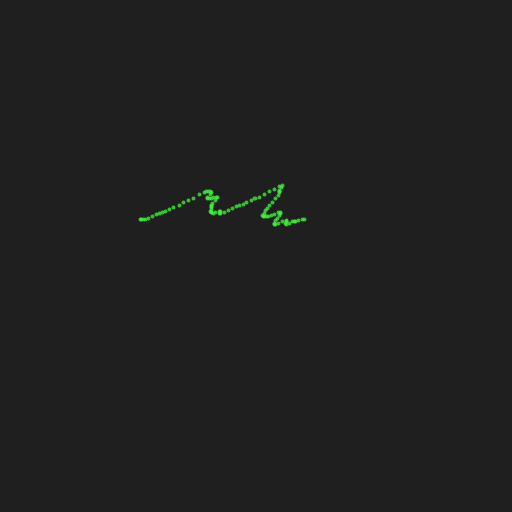
Frame 1 (no input)
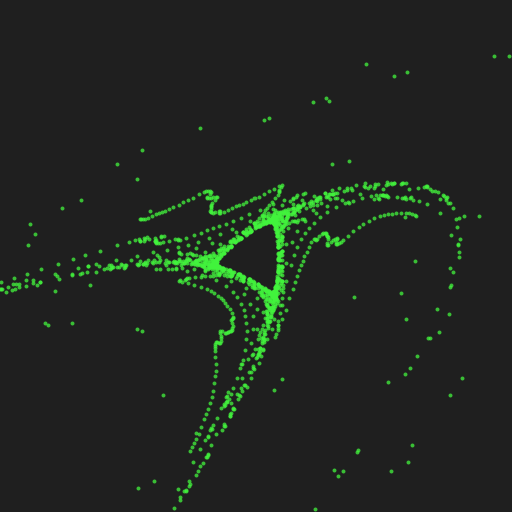
Frame 60 (the mouse pressed at the canvas centre just before this capture)
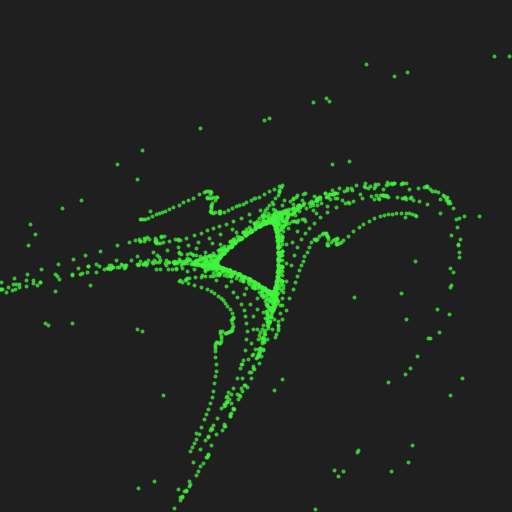
Frame 120 (the mouse held since frame 60 and released just before this capture)

The Processing sketch that drew these frames (run headless with seeded random() and noise(); from frame 60 on, the mouse is pressed at the canvas centre):

// Processing sketch: ANI2012A20_Henon
// ── ANI2012A20_Henon.pde
// ANI2012A20_Henon.pde
// Animation d'un système chaotique de type attracteur de Henon

// paramètres
int count = 100;

int strokeSize = 4;

float frequency = 100.0f;

float timeThreshold = 3000.0f;

// variables
float centerX;
float centerY;

int index;

float angle;
float cosinus;
float sinus;

float offset;

float timeLast;
float timeElapsed;

Henon[] list;

void setup()
{
  size(512, 512);

  centerX = width / 2.0f;
  centerY = height / 2.0f;

  strokeWeight(strokeSize);

  timeElapsed = 0.0f;
  timeLast = millis();

  reset();
}

// fonction d'initialisation du système chaotique
void reset()
{
  angle = random(TWO_PI);

  cosinus = cos(angle);
  sinus = sin(angle);

  offset = 1.0f / count;

  // création d'une liste des éléments de l'attracteur
  list = new Henon[count];

  // initialisation
  for (index = 0; index < count; ++index)
    list[index] = new Henon(index * offset, noise(index * 0.05f));

  // couleur aléatoire
  stroke(
    (int) random(256.0f),
    (int) random(256.0f),
    (int) random(256.0f),
    191);

  strokeWeight(strokeSize);

  background(31);
}

void draw()
{
  timeElapsed += (millis() - timeLast);
  timeLast = millis();

  // réinitialiser le système après un certain temps
  if (timeElapsed >= timeThreshold)
  {
    timeElapsed -= timeThreshold;
    reset();
  }

  // mise à jour de la position des éléments de l'attracteur
  for (index = 0; index < count; ++index)
    list[index].update();

  // dessiner les éléments de l'attracteur
  for (index = 0; index < count; ++index)
    list[index].render();
}

void keyReleased()
{
  if (keyCode == UP)
    strokeSize += 1;
  if (keyCode == DOWN)
    strokeSize = --strokeSize > 1 ? strokeSize : 1;

  strokeSize = int(random(1.0f, 8.0f));

  println("stroke size : " + strokeSize);

  reset();
}

void mouseReleased()
{
  strokeSize = int(random(1.0f, 8.0f));
  reset();
}

// ── Henon.pde
// ANI2012A20_Henon/Henon.pde
// Classe de type attracteur de Henon.

class Henon
{
  float alphaX, alphaY, betaX, betaY, k;

  Henon(float positionX, float positionY)
  {
    alphaX = positionX;
    alphaY = positionY;
  }

  void update()
  {
    k = alphaY - alphaX * alphaX;

    alphaY = (alphaX * sinus) + (k * cosinus);
    alphaX = (alphaX * cosinus) - (k * sinus);

    betaX = centerX + frequency * alphaX;
    betaY = centerY + frequency * alphaY;
  }

  void render()
  {
    if (betaX > 0 && betaX < width && betaY > 0 && betaY < height)
      point(betaX, betaY);
  }
}
